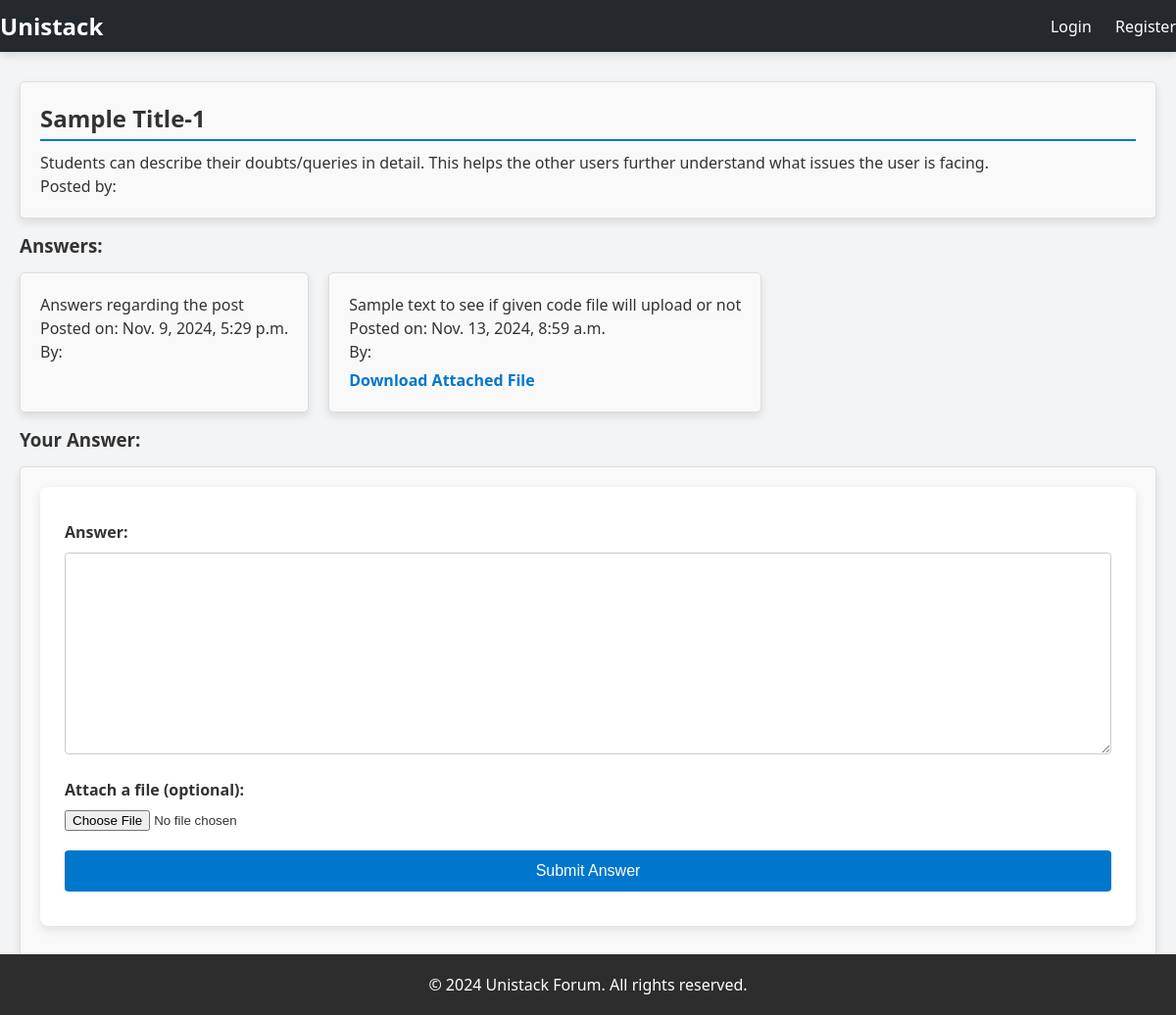
/post/5/, run on the app's committed database.
### Unistack/models.py (models this page shows, shortened)
class Post(models.Model):
    user = models.ForeignKey(User, on_delete=models.CASCADE, null=True, blank=True)  # Allow null initially
    title = models.CharField(max_length=200)
    content = models.TextField()
    file = models.FileField(upload_to='uploads/', blank=True, null=True)
    created_at = models.DateTimeField(auto_now_add=True)

class Answer(models.Model):
    post = models.ForeignKey(Post, on_delete=models.CASCADE, related_name='answers')
    content = models.TextField()
    created_at = models.DateTimeField(auto_now_add=True)
    file = models.FileField(upload_to='uploads/', blank=True, null=True)

### Unistack/views.py (the view)
# urls.py: path('post/<int:post_id>/', views.post_detail, name='post_detail'),
def post_detail(request, post_id):
    post = get_object_or_404(Post, id=post_id)
    answers = post.answers.all()
    if request.method == 'POST':
        form = AnswerForm(request.POST, request.FILES)  # Ensure request.FILES is used for file uploads
        if form.is_valid():
            answer = form.save(commit=False)
            answer.user = request.user
            answer.post = post
            answer.save()
            return redirect('post_detail', post_id=post.id)
    else:
        form = AnswerForm()
    return render(request, 'post_detail.html', {'post': post, 'answers': answers, 'form': form})

### Unistack/forms.py
class AnswerForm(forms.ModelForm):
    class Meta:
        model = Answer
        fields = ['content', 'file']  # Ensure only existing fields are listed

### templates/post_detail.html (shortened to what this page needs)
{% extends 'base.html' %}
{% block content %}
<div class="card">
    <h2>{{ post.title }}</h2>
    <p>{{ post.content }}</p>
    <p>Posted by: {{ post.user.username }}</p>
</div>
<h3>Answers:</h3>
<div class="content">
    {% for answer in answers %}
        <div class="card">
            <p>{{ answer.content }}</p>
            <p class="meta">Posted on: {{ answer.created_at }}</p>
            <p class="meta">By: {{ answer.user.username }}</p>
            {% if answer.file %}
                <p><a href="{{ answer.file.url }}" download>Download Attached File</a></p>
            {% endif %}
        </div>
    {% empty %}
        <p>No answers yet. Be the first to respond!</p>
    {% endfor %}
</div>
<h3>Your Answer:</h3>
<div class="card">
    <form method="post" enctype="multipart/form-data">
        <label for="content">Answer:</label>
        {{ form.content }}
        <label for="file">Attach a file (optional):</label>
        {{ form.file }}
        <input type="submit" value="Submit Answer">
    </form>
</div>
{% endblock %}

### templates/base.html (style rules this page uses)
* { margin: 0; padding: 0; box-sizing: border-box; }
body { font-family: 'Segoe UI', Tahoma, Geneva, Verdana, sans-serif; background-color: #f3f4f6; color: #333; }
h2 { font-size: 2.4rem; color: #333; margin-bottom: 20px; border-bottom: 2px solid #0077cc; padding-bottom: 5px; }
.content { display: flex; flex-wrap: wrap; gap: 20px; }
form { background-color: #fff; padding: 25px; border-radius: 8px; box-shadow: 0 4px 10px rgba(0, 0, 0, 0.1); margin-bottom: 40px; }
form input[type="text"], form textarea, form input[type="submit"] { width: 100%; padding: 12px; margin: 10px 0; border-radius: 4px; border: 1px solid #ccc; font-size: 1rem; }
form input[type="submit"] { background-color: #0077cc; color: #fff; border: none; cursor: pointer; transition: background-color 0.3s ease; }
form label { font-weight: bold; margin-top: 10px; display: block; color: #333; }
form input[type="file"] { margin: 10px 0; }
.card { background-color: #f9f9f9; border: 1px solid #ddd; border-radius: 5px; padding: 20px; margin: 15px 0; box-shadow: 0px 4px 8px rgba(0, 0, 0, 0.1); }
.card h2 { font-size: 1.5em; margin-bottom: 10px; }
.card p { font-size: 1em; line-height: 1.5; color: #333; }
.card a { color: #0077cc; font-weight: bold; text-decoration: none; display: inline-block; margin-top: 5px; }
form label { font-weight: bold; display: block; color: #333; margin-top: 10px; }
form input[type="file"], form input[type="submit"] { margin: 10px 0; }

### data on the page
Post: title "Sample Title-1", content "Students can describe their doubts/queries in detail. This helps the other users further understand what issues the user is facing."
Answer: content "Answers regarding the post", created_at "Nov. 9, 2024, 5:29 p.m."
Answer: content "Sample text to see if given code file will upload or not", created_at "Nov. 13, 2024, 8:59 a.m."
